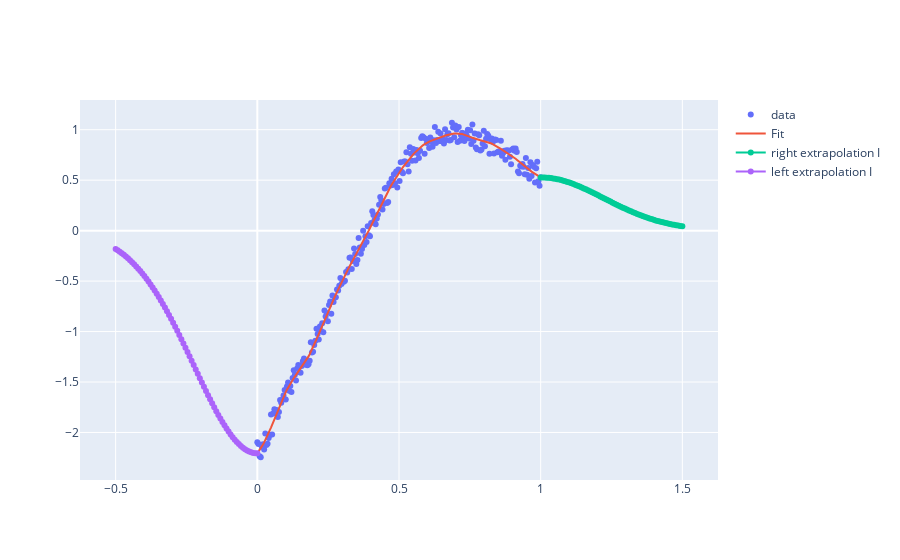

Notebook cell for this chart:
### Code cell
bfig = go.Figure()
fig.add_trace(go.Scatter(x=x, y=y, mode="markers", name="data"))
fig.add_trace(go.Scatter(x=x, y=M.basis @ M.coef_, name="Fit"))
fig.add_trace(go.Scatter(x=x_right, y=M.predict(X=x_right.reshape((-1,1)), extrapol_type="zero", depth=10), mode="markers+lines", name="right extrapolation I "))
fig.add_trace(go.Scatter(x=x_left, y=M.predict(X=x_left.reshape((-1,1)), extrapol_type="zero", depth=10), mode="markers+lines", name="left extrapolation I "))
